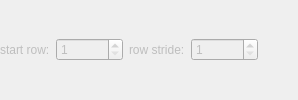
            <widget class="QWidget" name="widStride" native="true">
             <property name="enabled">
              <bool>false</bool>
             </property>
             <layout class="QHBoxLayout" name="horizontalLayout_15">
              <property name="margin">
               <number>0</number>
              </property>
              <item>
               <widget class="QLabel" name="label">
                <property name="text">
                 <string>start row:</string>
                </property>
               </widget>
              </item>
              <item>
               <widget class="QSpinBox" name="spinStrideStart">
                <property name="minimum">
                 <number>1</number>
                </property>
                <property name="maximum">
                 <number>99999999</number>
                </property>
               </widget>
              </item>
              <item>
               <widget class="QLabel" name="label_2">
                <property name="text">
                 <string>row stride:</string>
                </property>
               </widget>
              </item>
              <item>
               <widget class="QSpinBox" name="spinStride">
                <property name="minimum">
                 <number>1</number>
                </property>
                <property name="maximum">
                 <number>99999999</number>
                </property>
               </widget>
              </item>
              <item>
               <spacer name="horizontalSpacer_4">
                <property name="orientation">
                 <enum>Qt::Horizontal</enum>
                </property>
                <property name="sizeHint" stdset="0">
                 <size>
                  <width>40</width>
                  <height>20</height>
                 </size>
                </property>
               </spacer>
              </item>
             </layout>
            </widget>
